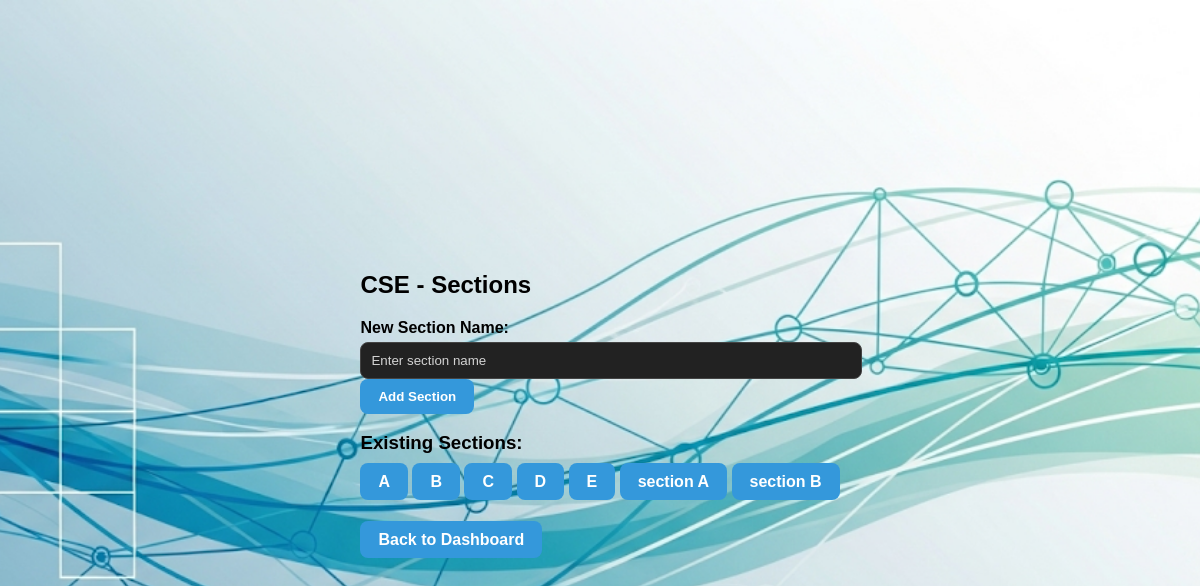
Screenshot of /admin/add_section/1 (signed in) with the database file from the repository.
### tables this page shows
CREATE TABLE branches (
            id INTEGER PRIMARY KEY AUTOINCREMENT,
            name TEXT UNIQUE NOT NULL
        );

CREATE TABLE sections (
            id INTEGER PRIMARY KEY AUTOINCREMENT,
            branch_id INTEGER,
            name TEXT,
            UNIQUE(branch_id, name),
            FOREIGN KEY(branch_id) REFERENCES branches(id)
        );

### app.py (the view, shortened to what this page needs)
@app.route("/admin/add_section/<int:branch_id>", methods=["GET", "POST"])
def add_section(branch_id):
    if "admin" not in session:
        return redirect(url_for("admin_login"))
    with get_db_connection() as conn:
        branch = conn.execute("SELECT * FROM branches WHERE id=?", (branch_id,)).fetchone()
        if not branch:
            flash("Branch not found ❌", "danger")
            return redirect(url_for("admin_dashboard"))
        sections = conn.execute("SELECT * FROM sections WHERE branch_id=?", (branch_id,)).fetchall()
    return render_template("add_section.html", branch=branch, sections=sections)

### app.py (called while the page is built)
def get_db_connection():
    conn = sqlite3.connect(DB_PATH, timeout=10)
    conn.row_factory = sqlite3.Row
    conn.execute("PRAGMA foreign_keys=ON")
    return conn

### templates/add_section.html (shortened to what this page needs)
{% extends "base.html" %}
{% block content %}
<div class="content-box">
    <h2>{{ branch['name'] }} - Sections</h2>
    <form method="post">
        <label>New Section Name:</label>
        <input type="text" name="section_name" placeholder="Enter section name" required>
        <button type="submit" class="btn">Add Section</button>
    </form>
    <h3>Existing Sections:</h3>
    <div class="btn-row">
        {% for sec in sections %}
            <a href="{{ url_for('admin_add_student', branch_id=branch['id'], section_id=sec['id']) }}" class="btn">{{ sec['name'] }}</a>
        {% endfor %}
    </div>
    <div class="form-actions" style="margin-top:40px;">
        <a href="{{ url_for('admin_dashboard') }}" class="btn">Back to Dashboard</a>
    </div>
</div>
{% endblock %}

### static/style.css (style rules this page uses)
body { background-color: #111; color: #fff; font-family: Arial, sans-serif; margin: 0; padding: 0; display: flex; justify-content: center; align-items: center; height: 100vh; }
h1, h2, h3, h4, h5, h6 { color: #fff; }
label { color: #fff; font-weight: 600; }
input, select, textarea { background-color: #222; color: #fff; border: 1px solid #444; border-radius: 8px; padding: 10px; width: 100%; outline: none; margin-top: 5px; }
.btn, button { background-color: #3498db; color: #fff; border: none; padding: 10px 16px; border-radius: 8px; cursor: pointer; font-weight: bold; text-decoration: none; }
label, h1, h2, h3, h4, h5, h6, p, span, li { color: #fff; }
input::placeholder { color: #fff; opacity: 0.8; }
.btn { background: #3498db; color: #fff; padding: 10px 18px; border-radius: 8px; text-decoration: none; }

### rows the page displays
branches: name "CSE"
sections: name "A"
sections: name "B"
sections: name "C"
sections: name "D"
sections: name "E"
sections: name "section A"
sections: name "section B"
